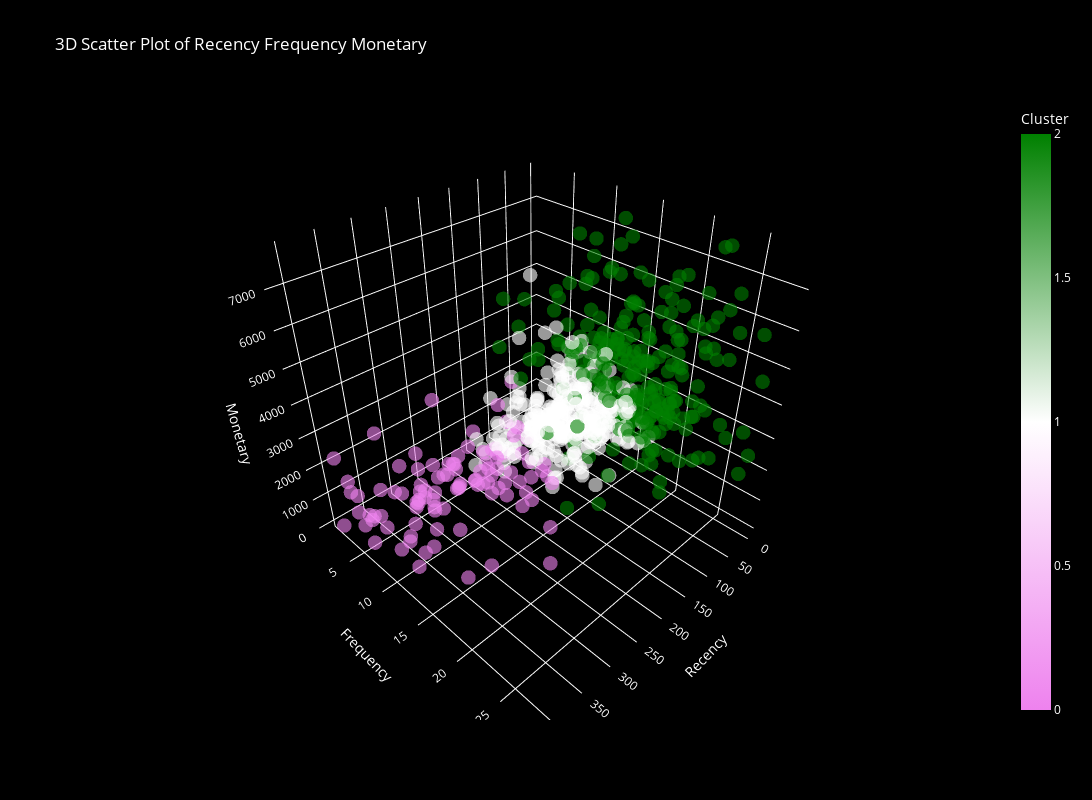

Notebook source saved alongside this figure:
### Code cell
# 3D Scatter Plot using Plotly Express for k=2 with customizations
fig = px.scatter_3d(rfm_table_no_outliers, x='Recency', y='Frequency', z='Monetary', color='Cluster',
                    title=f'3D Scatter Plot of Recency Frequency Monetary',
                    hover_data=['Customer ID', 'Recency', 'Frequency', 'Monetary'],
                    color_continuous_scale=['violet', 'white', 'green'])

# Update layout for background color and marker properties
fig.update_layout(
    scene=dict(
        xaxis=dict(backgroundcolor="black"),
        yaxis=dict(backgroundcolor="black"),
        zaxis=dict(backgroundcolor="black"),
    ),
    paper_bgcolor="black",
    plot_bgcolor="black",
    font=dict(color='white'),
    width=1200,  # Increase width
    height=800  # Increase height
)

# Update marker properties
fig.update_traces(marker=dict(size=5, opacity=0.6))

# Show the plot
fig.show()

### Figure 1 — Plotly figure (JSON) as saved in the notebook; plotly's stock layout.template omitted (floating-point values rounded to 4 significant figures; data arrays with more than 128 entries replaced by an {"elided": "..."} marker saying what was removed)
{"data": [{"customdata": {"elided": "668x1 str values"}, "hovertemplate": "Recency=%{x}<br>Frequency=%{y}<br>Monetary=%{z}<br>Customer ID=%{customdata[0]}<br>Cluster=%{marker.color}<extra></extra>", "legendgroup": "", "marker": {"color": {"elided": "668 int values"}, "coloraxis": "coloraxis", "opacity": 0.6, "size": 5, "symbol": "circle"}, "mode": "markers", "name": "", "scene": "scene", "showlegend": false, "type": "scatter3d", "x": {"elided": "668 int values"}, "y": {"elided": "668 int values"}, "z": {"elided": "668 float values"}}], "layout": {"coloraxis": {"colorbar": {"title": {"text": "Cluster"}}, "colorscale": [[0, "violet"], [0.5, "white"], [1, "green"]]}, "font": {"color": "white"}, "height": 800, "legend": {"tracegroupgap": 0}, "paper_bgcolor": "black", "plot_bgcolor": "black", "scene": {"domain": {"x": [0, 1], "y": [0, 1]}, "xaxis": {"backgroundcolor": "black", "title": {"text": "Recency"}}, "yaxis": {"backgroundcolor": "black", "title": {"text": "Frequency"}}, "zaxis": {"backgroundcolor": "black", "title": {"text": "Monetary"}}}, "title": {"text": "3D Scatter Plot of Recency Frequency Monetary"}, "width": 1200}}
